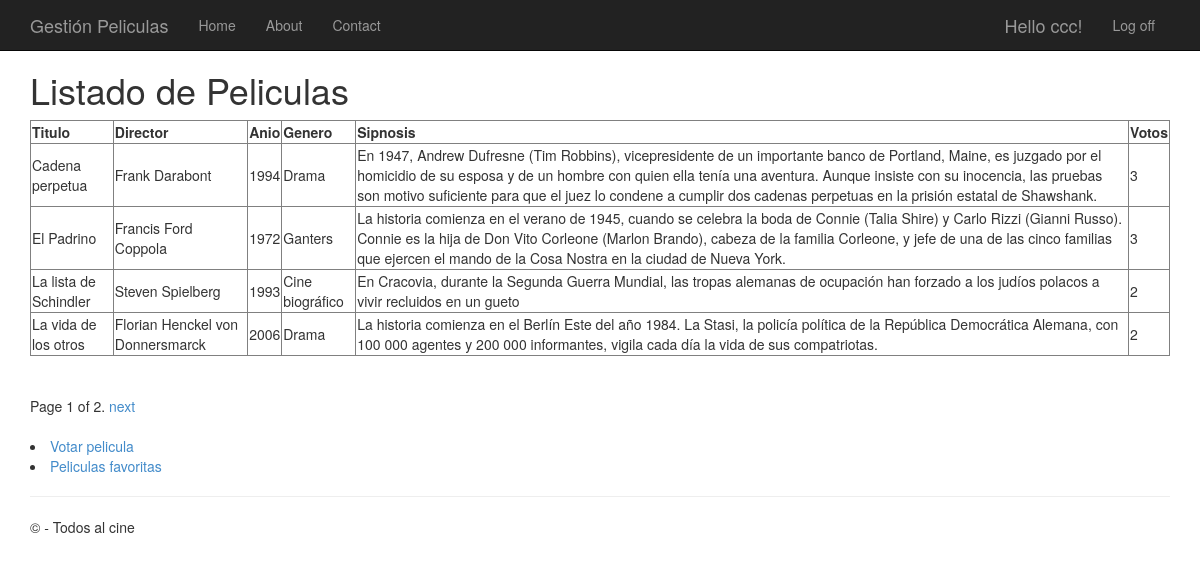
/peliculas/ (signed in), run on the app's committed database.
### app/models.py (models this page shows, shortened)
class Pelicula(models.Model):
	titulo = models.CharField(max_length=100)
	direccion = models.CharField(max_length=60)
	anio = models.IntegerField(validators=[MaxValueValidator(99999999999)])
	genero = models.CharField(max_length=30)
	sinopsis = models.CharField(max_length=700)
	votos = models.IntegerField(validators=[MaxValueValidator(99999999999)])

### app/views.py (the view)
# urls.py: path('peliculas/', views.peliculas, name='peliculas'),
def peliculas(request):
	if not request.user.is_authenticated:
		return HttpResponseRedirect('/login')
	else:
		film_lista = Pelicula.objects.all()
		paginator = Paginator(film_lista, 4)
		page = request.GET.get('page')
		try:
			pelis = paginator.page(page)
		except PageNotAnInteger:
			pelis = paginator.page(1)
		except EmptyPage:
			pelis = paginator.page(paginator.num_pages)
		return render(request, 'app/peliculas.html', {'pelis': pelis})

### app/templates/app/peliculas.html (shortened to what this page needs)
{% extends "app/layout.html"%}
{% block content %}
<h1>Listado de Peliculas</h1>
<table border='1'>
	<tr><td><b>Titulo</b></td><td><b>Director</b></td><td><b>Anio</b></td><td><b>Genero</b></td><td><b>Sipnosis</b></td><td><b>Votos</b></td></tr>
	{% for filma in pelis %}
	<tr>
		<td>{{ filma.titulo }}</td>
		<td>{{ filma.direccion }}</td>
		<td>{{ filma.anio }}</td>
		<td>{{ filma.genero }}</td>
		<td>{{ filma.sinopsis }}</td>
		<td>{{ filma.votos }}</td>
	</tr>
	{% endfor %}
</table>
<br />
{% if pelis.has_other_pages %}
<div class="pagination">
	<span class="step-links">
		<span class="current">
			Page {{ pelis.number }} of {{ pelis.paginator.num_pages }}.
		</span>
		{% if pelis.has_next %}
		<a href="?page={{ pelis.next_page_number }}">next</a>
		{% endif %}
	</span>
</div>
<br />
{% endif %}
<li><a href="{% url 'voto' %}">Votar pelicula</a></li>
<li><a href="{% url 'favoritas' %}">Peliculas favoritas</a></li>
{% endblock %}

### app/templates/app/loginpartial.html (shortened to what this page needs)
{% if user.is_authenticated %}
<form id="logoutForm" action="/logout/" method="post" class="navbar-right">
    <ul class="nav navbar-nav navbar-right">
        <li><span class="navbar-brand">Hello {{ user.username }}!</span></li>
        <li><a href="javascript:document.getElementById('logoutForm').submit()">Log off</a></li>
    </ul>
</form>
{% else %}
<ul class="nav navbar-nav navbar-right">
    <li><a href="{% url 'registro' %}">Sign in</a></li>
    <li><a href="{% url 'login' %}">Log in</a></li>
</ul>
{% endif %}

### app/static/app/content/site.css (style rules this page uses)
body { padding-top: 50px; padding-bottom: 20px; }

### data on the page
Pelicula: titulo "Cadena perpetua", direccion "Frank Darabont", anio "1994", genero "Drama", sinopsis "En 1947, Andrew Dufresne (Tim Robbins), vicepresidente de un importante banco de Portland, Maine, es juzgado por el homicidio de su esposa y de un hombre con quien ella tenía una aventura. Aunque insiste con su inocencia, las pruebas son motivo suficiente para que el juez lo condene a cumplir dos cadenas perpetuas en la prisión estatal de Shawshank.", votos "3"
Pelicula: titulo "El Padrino", direccion "Francis Ford Coppola", anio "1972", genero "Ganters", sinopsis "La historia comienza en el verano de 1945, cuando se celebra la boda de Connie (Talia Shire) y Carlo Rizzi (Gianni Russo). Connie es la hija de Don Vito Corleone (Marlon Brando), cabeza de la familia Corleone, y jefe de una de las cinco familias que ejercen el mando de la Cosa Nostra en la ciudad de Nueva York.", votos "3"
Pelicula: titulo "La lista de Schindler", direccion "Steven Spielberg", anio "1993", genero "Cine biográfico", sinopsis "En Cracovia, durante la Segunda Guerra Mundial, las tropas alemanas de ocupación han forzado a los judíos polacos a vivir recluidos en un gueto", votos "2"
Pelicula: titulo "La vida de los otros", direccion "Florian Henckel von Donnersmarck", anio "2006", genero "Drama", sinopsis "La historia comienza en el Berlín Este del año 1984. La Stasi, la policía política de la República Democrática Alemana, con 100 000 agentes y 200 000 informantes, vigila cada día la vida de sus compatriotas.", votos "2"

### other printed values
{{ user.username }} "ccc"
{{ pelis.number }} "1"
{{ pelis.paginator.num_pages }} "2"
